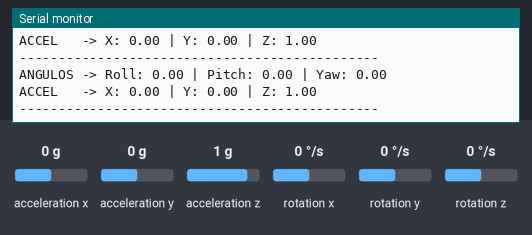
Simulated run of this sketch. Board: Arduino Uno, built with avr-gcc and run on an emulated ATmega328P. On the bench: the last lines printed to the serial monitor. Inputs (shaded band) come from the test bench; at power-on: acceleration x 0 g, acceleration y 0 g, acceleration z 1 g, rotation z 0 °/s, rotation x 0 °/s, rotation y 0 °/s.

Above: at 4.2 s.
4.3 s: acceleration x set to -1.4 g
At 4.63 s:
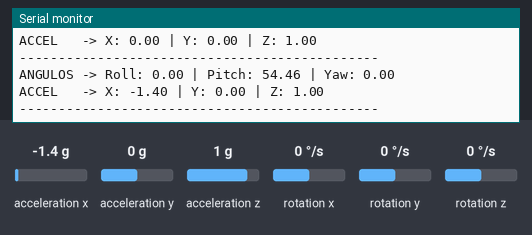
5.8 s: acceleration y set to -1.4 g
At 6.09 s:
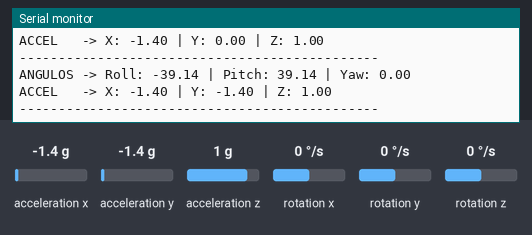
7.3 s: acceleration z set to -1.4 g
At 7.55 s:
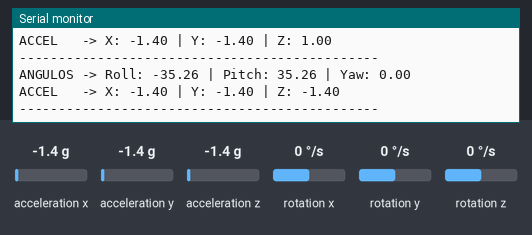
8.8 s: rotation z set to -192 °/s
At 9.01 s:
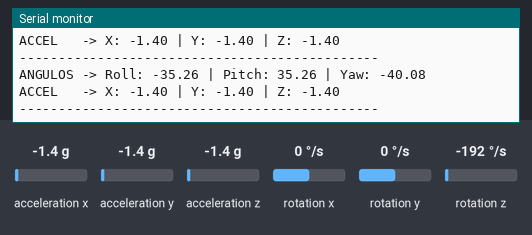
Timing chart, 0 to 11.3 s (numbered marks = the images above; inputs shaded):
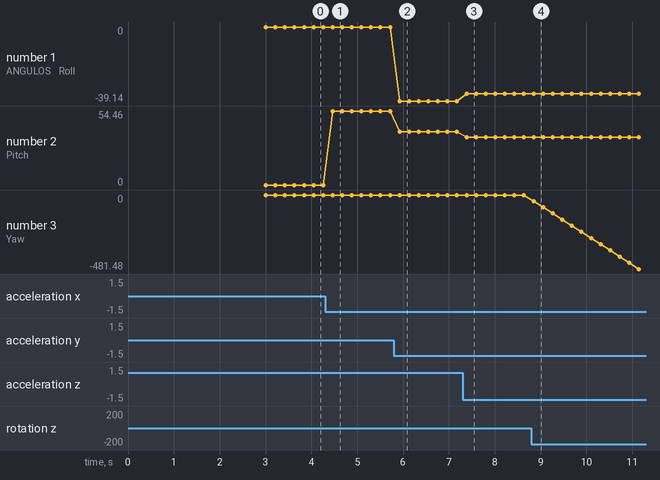

Measured:
- after the input at 4.3 s, the serial monitor: prints a new line after 0.17 s (image 1)
- after the input at 5.8 s, the serial monitor: prints a new line after 0.12 s (image 2)
- after the input at 7.3 s, the serial monitor: prints a new line after 0.09 s (image 3)
- after the input at 8.8 s, the serial monitor: prints a new line after 0.05 s (image 4)
- plotted number 1: 0 → -39.14 after the input at 5.8 s, -39.14 → -35.26 after the input at 7.3 s
- plotted number 2: 0 → 54.46 after the input at 4.3 s, 54.46 → 39.14 after the input at 5.8 s, 39.14 → 35.26 after the input at 7.3 s
- plotted number 3: 0 → -481.48 after the input at 8.8 s

The sketch:

IMU_GetAngle.ino
```cpp
#include "MPU6050_tockn.h"
#include <Wire.h>

MPU6050 mpu6050(Wire);

void setup() {
  Serial.begin(115200);
  Wire.begin();

  mpu6050.begin();

  // Calibração: O sensor deve estar perfeitamente parado nesta fase
  Serial.println("A calcular offsets... não mexas no sensor!");
  mpu6050.calcGyroOffsets(true);
  Serial.println("Calibração concluída!");
  Serial.println("----------------------------------------------");
}

void loop() {
  mpu6050.update();

  // --- Ângulos YPR (Yaw, Pitch, Roll) ---
  // Nota: O Yaw (Z) num IMU sem magnetómetro tende a sofrer "drift" com o tempo.
  float roll  = mpu6050.getAngleX();
  float pitch = mpu6050.getAngleY();
  float yaw   = mpu6050.getAngleZ();

  // --- Aceleração (em G's) ---
  float accX = mpu6050.getAccX();
  float accY = mpu6050.getAccY();
  float accZ = mpu6050.getAccZ();

  // Impressão dos dados
  Serial.print("ANGULOS -> Roll: "); Serial.print(roll);
  Serial.print(" | Pitch: "); Serial.print(pitch);
  Serial.print(" | Yaw: "); Serial.println(yaw);

  Serial.print("ACCEL   -> X: "); Serial.print(accX);
  Serial.print(" | Y: "); Serial.print(accY);
  Serial.print(" | Z: "); Serial.println(accZ);

  Serial.println("----------------------------------------------");

  delay(200); // Ajusta o delay conforme a tua necessidade de velocidade
}
```
